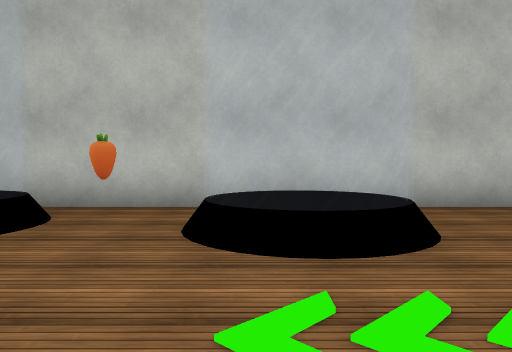
view 1 (above)

16 first-person views from a walk through a scene from a Unity 3-D project. The camera is 1.3 m above the floor, tilts 2° down and sees 70° across. The floor is counted in squares, 2 m on a side. Each view is taken from the middle of a square. On the plan, view 1 faces up. The plan holds only what a view shows up to about 11 squares ahead; the rest is blank. The place goes on beyond the plan. The player character is not drawn. Some animated figures are not drawn. Some surface patterns are stand-ins.

view 2
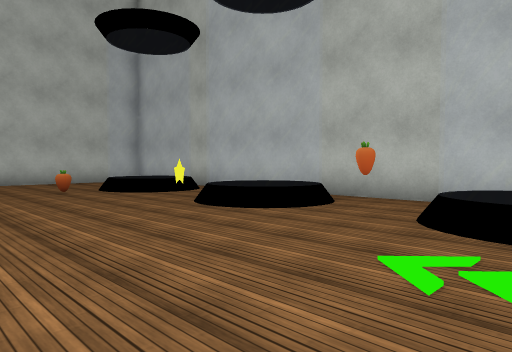

view 3
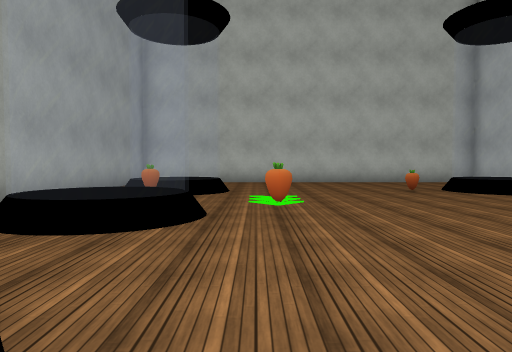

view 4
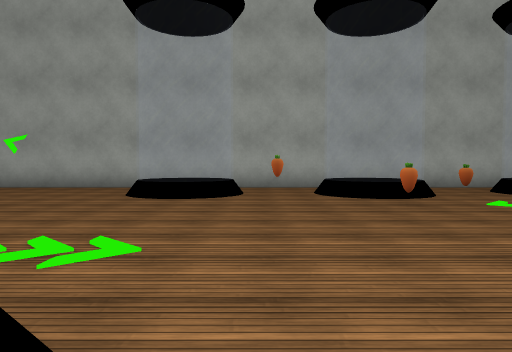

view 5
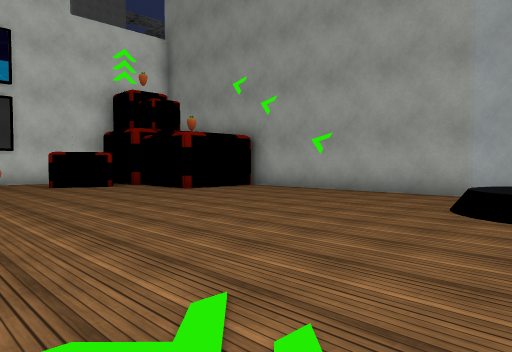

view 6
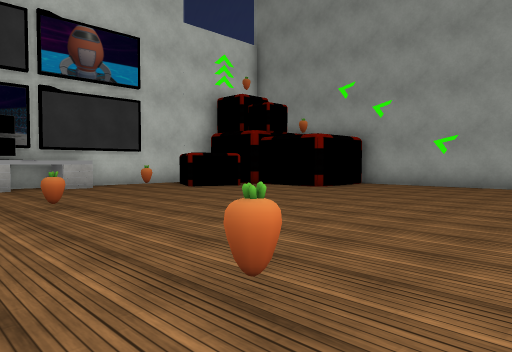

view 7
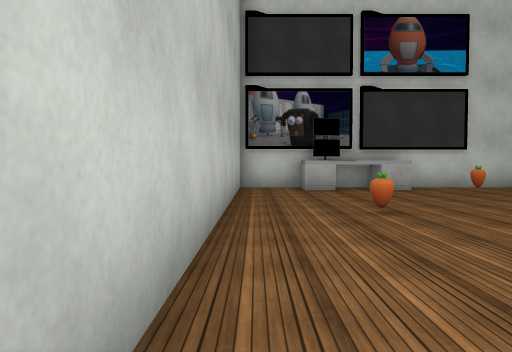

view 8
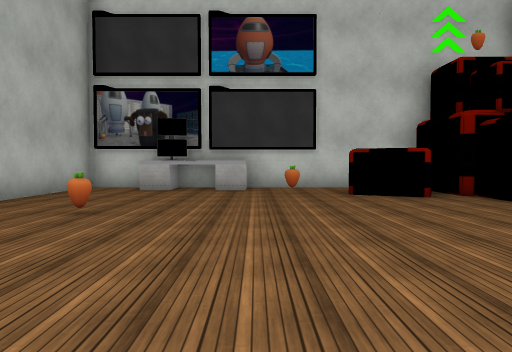

view 9
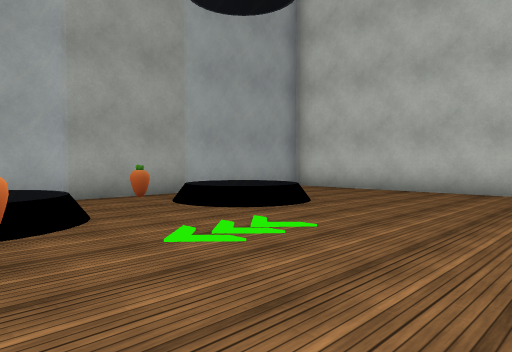

view 10
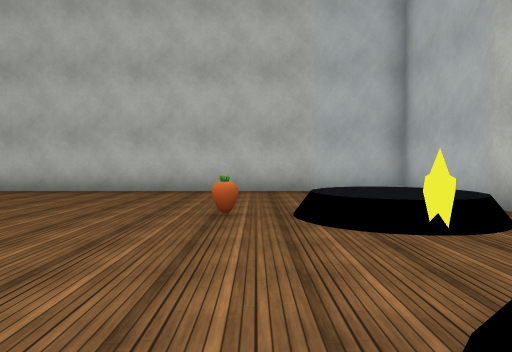

view 11
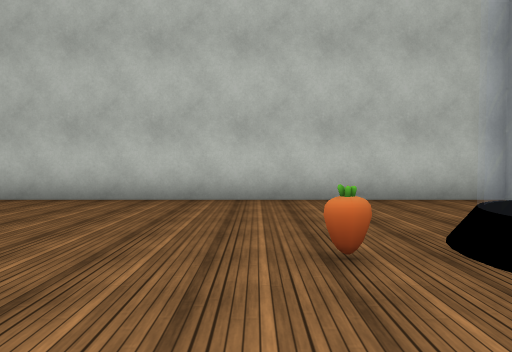

view 12
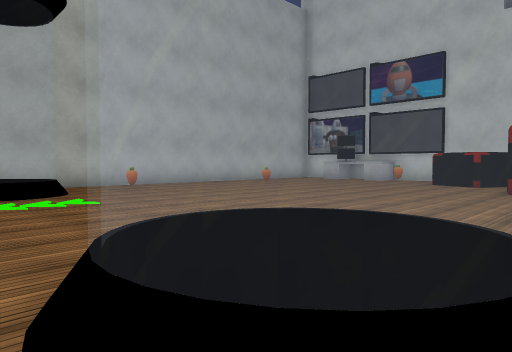

view 13
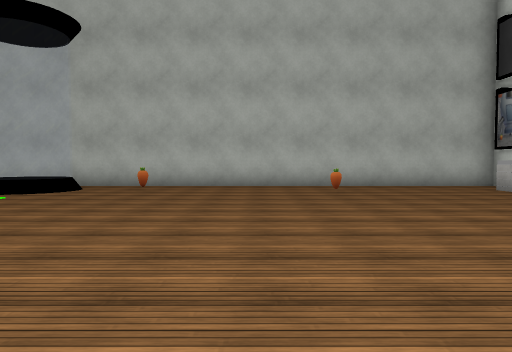

view 14
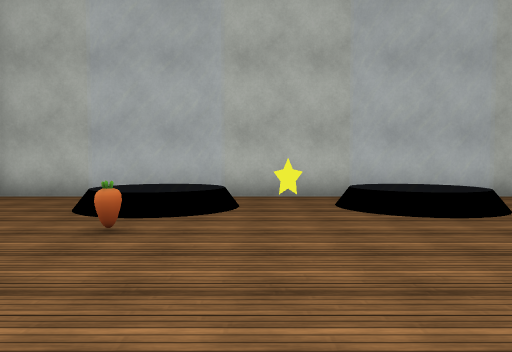

view 15
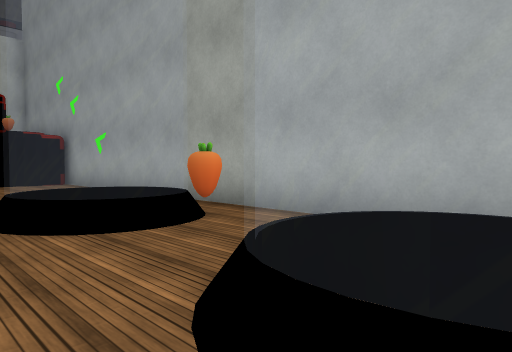

view 16
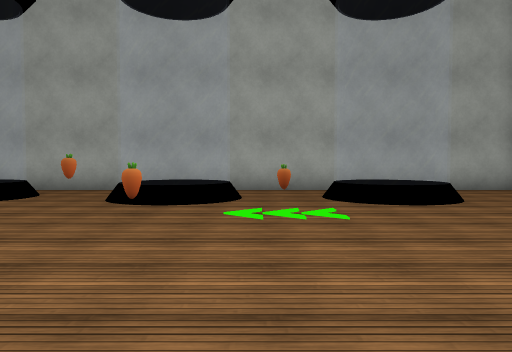

### Floor plan
Key: @ floor where view 1 was taken; # wall or solid block; x gap in a wall; . floor; = window, fence, low wall or low ledge; S star; O other object.
Columns run from 12 left of view 1 to 13 right of it. Each row starts with its distance up from view 1.
  6 ##########################
  5 #....x...x...x...........#
  4 #...==..==O.==.O.........#
  3 #...==S.==..==......O...O#
  2 #....O..................O#
  1 #........................#
  0 #...........@..........O.#
 -1 #......................O.#
 -2 #........O............O  #
 -3 #...==..==..==.........O
 -4 #...==O.==.O==......OOOOO
 -5 #...==..==..==......O  OO
 -6 #####################

Positions as (right, up) in squares from view 1, and headings:
1: (0, 0), facing up
2: (1, -1), facing up-left
3: (1, -2), facing left
4: (-1, 4), facing down
5: (0, 2), facing down-right
6: (2, 5), facing down-right
7: (3, 5), facing right
8: (3, 1), facing right
9: (-3, 1), facing down-left
10: (-3, 2), facing left
11: (-5, 1), facing left
12: (-1, -5), facing up-right
13: (6, -5), facing up
14: (-6, -2), facing up
15: (-4, -2), facing down-right
16: (-5, 3), facing down
